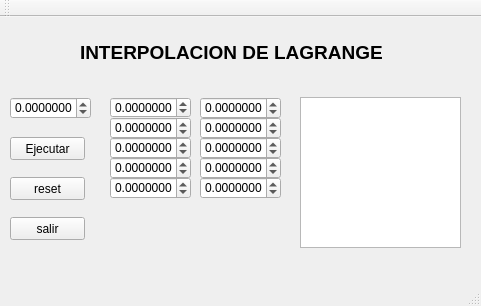
<?xml version="1.0" encoding="UTF-8"?>
<ui version="4.0">
 <class>P5</class>
 <widget class="QMainWindow" name="P5">
  <property name="geometry">
   <rect>
    <x>0</x>
    <y>0</y>
    <width>481</width>
    <height>306</height>
   </rect>
  </property>
  <property name="windowTitle">
   <string>P5</string>
  </property>
  <widget class="QWidget" name="centralWidget">
   <widget class="QDoubleSpinBox" name="x3">
    <property name="geometry">
     <rect>
      <x>110</x>
      <y>120</y>
      <width>81</width>
      <height>22</height>
     </rect>
    </property>
    <property name="decimals">
     <number>7</number>
    </property>
    <property name="minimum">
     <double>-100.000000000000000</double>
    </property>
   </widget>
   <widget class="QPushButton" name="RESET">
    <property name="geometry">
     <rect>
      <x>10</x>
      <y>160</y>
      <width>75</width>
      <height>23</height>
     </rect>
    </property>
    <property name="text">
     <string>reset</string>
    </property>
   </widget>
   <widget class="QDoubleSpinBox" name="fx2">
    <property name="geometry">
     <rect>
      <x>200</x>
      <y>100</y>
      <width>81</width>
      <height>22</height>
     </rect>
    </property>
    <property name="decimals">
     <number>7</number>
    </property>
    <property name="minimum">
     <double>-100.000000000000000</double>
    </property>
   </widget>
   <widget class="QDoubleSpinBox" name="x1">
    <property name="geometry">
     <rect>
      <x>110</x>
      <y>80</y>
      <width>81</width>
      <height>21</height>
     </rect>
    </property>
    <property name="decimals">
     <number>7</number>
    </property>
    <property name="minimum">
     <double>-100.000000000000000</double>
    </property>
   </widget>
   <widget class="QDoubleSpinBox" name="fx5">
    <property name="geometry">
     <rect>
      <x>200</x>
      <y>160</y>
      <width>81</width>
      <height>22</height>
     </rect>
    </property>
    <property name="decimals">
     <number>7</number>
    </property>
    <property name="minimum">
     <double>-100.000000000000000</double>
    </property>
   </widget>
   <widget class="QLabel" name="label">
    <property name="geometry">
     <rect>
      <x>80</x>
      <y>10</y>
      <width>311</width>
      <height>51</height>
     </rect>
    </property>
    <property name="text">
     <string>&lt;html&gt;&lt;head/&gt;&lt;body&gt;&lt;p&gt;&lt;span style=&quot; font-size:14pt; font-weight:600;&quot;&gt;INTERPOLACION DE LAGRANGE&lt;/span&gt;&lt;/p&gt;&lt;/body&gt;&lt;/html&gt;</string>
    </property>
   </widget>
   <widget class="QDoubleSpinBox" name="x5">
    <property name="geometry">
     <rect>
      <x>110</x>
      <y>160</y>
      <width>81</width>
      <height>22</height>
     </rect>
    </property>
    <property name="suffix">
     <string/>
    </property>
    <property name="decimals">
     <number>7</number>
    </property>
    <property name="minimum">
     <double>-100.000000000000000</double>
    </property>
   </widget>
   <widget class="QDoubleSpinBox" name="x2">
    <property name="geometry">
     <rect>
      <x>110</x>
      <y>100</y>
      <width>81</width>
      <height>22</height>
     </rect>
    </property>
    <property name="decimals">
     <number>7</number>
    </property>
    <property name="minimum">
     <double>-100.000000000000000</double>
    </property>
   </widget>
   <widget class="QDoubleSpinBox" name="x4">
    <property name="geometry">
     <rect>
      <x>110</x>
      <y>140</y>
      <width>81</width>
      <height>22</height>
     </rect>
    </property>
    <property name="decimals">
     <number>7</number>
    </property>
    <property name="minimum">
     <double>-100.000000000000000</double>
    </property>
   </widget>
   <widget class="QPushButton" name="SALIR">
    <property name="geometry">
     <rect>
      <x>10</x>
      <y>200</y>
      <width>75</width>
      <height>23</height>
     </rect>
    </property>
    <property name="text">
     <string>salir</string>
    </property>
   </widget>
   <widget class="QDoubleSpinBox" name="fx3">
    <property name="geometry">
     <rect>
      <x>200</x>
      <y>120</y>
      <width>81</width>
      <height>22</height>
     </rect>
    </property>
    <property name="decimals">
     <number>7</number>
    </property>
    <property name="minimum">
     <double>-100.000000000000000</double>
    </property>
   </widget>
   <widget class="QDoubleSpinBox" name="X">
    <property name="geometry">
     <rect>
      <x>10</x>
      <y>80</y>
      <width>81</width>
      <height>22</height>
     </rect>
    </property>
    <property name="decimals">
     <number>7</number>
    </property>
    <property name="minimum">
     <double>-100.000000000000000</double>
    </property>
   </widget>
   <widget class="QDoubleSpinBox" name="fx1">
    <property name="geometry">
     <rect>
      <x>200</x>
      <y>80</y>
      <width>81</width>
      <height>22</height>
     </rect>
    </property>
    <property name="decimals">
     <number>7</number>
    </property>
    <property name="minimum">
     <double>-100.000000000000000</double>
    </property>
   </widget>
   <widget class="QDoubleSpinBox" name="fx4">
    <property name="geometry">
     <rect>
      <x>200</x>
      <y>140</y>
      <width>81</width>
      <height>22</height>
     </rect>
    </property>
    <property name="decimals">
     <number>7</number>
    </property>
    <property name="minimum">
     <double>-100.000000000000000</double>
    </property>
   </widget>
   <widget class="QTextEdit" name="TEXTO">
    <property name="geometry">
     <rect>
      <x>300</x>
      <y>80</y>
      <width>161</width>
      <height>151</height>
     </rect>
    </property>
   </widget>
   <widget class="QPushButton" name="EJECUTAR">
    <property name="geometry">
     <rect>
      <x>10</x>
      <y>120</y>
      <width>75</width>
      <height>23</height>
     </rect>
    </property>
    <property name="text">
     <string>Ejecutar</string>
    </property>
   </widget>
  </widget>
  <widget class="QMenuBar" name="menuBar">
   <property name="geometry">
    <rect>
     <x>0</x>
     <y>0</y>
     <width>481</width>
     <height>21</height>
    </rect>
   </property>
  </widget>
  <widget class="QToolBar" name="mainToolBar">
   <attribute name="toolBarArea">
    <enum>TopToolBarArea</enum>
   </attribute>
   <attribute name="toolBarBreak">
    <bool>false</bool>
   </attribute>
  </widget>
  <widget class="QStatusBar" name="statusBar"/>
 </widget>
 <layoutdefault spacing="6" margin="11"/>
 <resources/>
 <connections/>
</ui>
